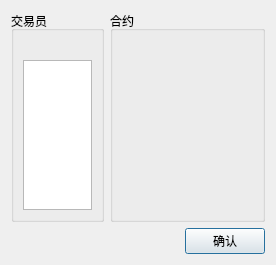
<?xml version="1.0" encoding="UTF-8"?>
<ui version="4.0">
 <class>setting_setmm</class>
 <widget class="QDialog" name="setting_setmm">
  <property name="geometry">
   <rect>
    <x>0</x>
    <y>0</y>
    <width>276</width>
    <height>265</height>
   </rect>
  </property>
  <property name="windowTitle">
   <string>做市设置</string>
  </property>
  <layout class="QVBoxLayout" name="verticalLayout_2">
   <item>
    <layout class="QHBoxLayout" name="horizontalLayout">
     <item>
      <widget class="QGroupBox" name="groupBox">
       <property name="maximumSize">
        <size>
         <width>93</width>
         <height>16777215</height>
        </size>
       </property>
       <property name="title">
        <string>交易员</string>
       </property>
       <layout class="QVBoxLayout" name="verticalLayout">
        <item>
         <widget class="QLabel" name="label">
          <property name="text">
           <string/>
          </property>
         </widget>
        </item>
        <item>
         <widget class="QListView" name="listView">
          <property name="maximumSize">
           <size>
            <width>73</width>
            <height>16777215</height>
           </size>
          </property>
          <property name="editTriggers">
           <set>QAbstractItemView::NoEditTriggers</set>
          </property>
         </widget>
        </item>
       </layout>
      </widget>
     </item>
     <item>
      <widget class="QGroupBox" name="groupBox_2">
       <property name="title">
        <string>合约</string>
       </property>
       <layout class="QHBoxLayout" name="horizontalLayout_2">
        <item>
         <layout class="QFormLayout" name="formLayout"/>
        </item>
       </layout>
      </widget>
     </item>
    </layout>
   </item>
   <item>
    <layout class="QHBoxLayout" name="horizontalLayout_3">
     <item>
      <spacer name="horizontalSpacer">
       <property name="orientation">
        <enum>Qt::Horizontal</enum>
       </property>
       <property name="sizeHint" stdset="0">
        <size>
         <width>40</width>
         <height>20</height>
        </size>
       </property>
      </spacer>
     </item>
     <item>
      <widget class="QPushButton" name="pushButton">
       <property name="text">
        <string>确认</string>
       </property>
      </widget>
     </item>
    </layout>
   </item>
  </layout>
 </widget>
 <resources/>
 <connections/>
</ui>
